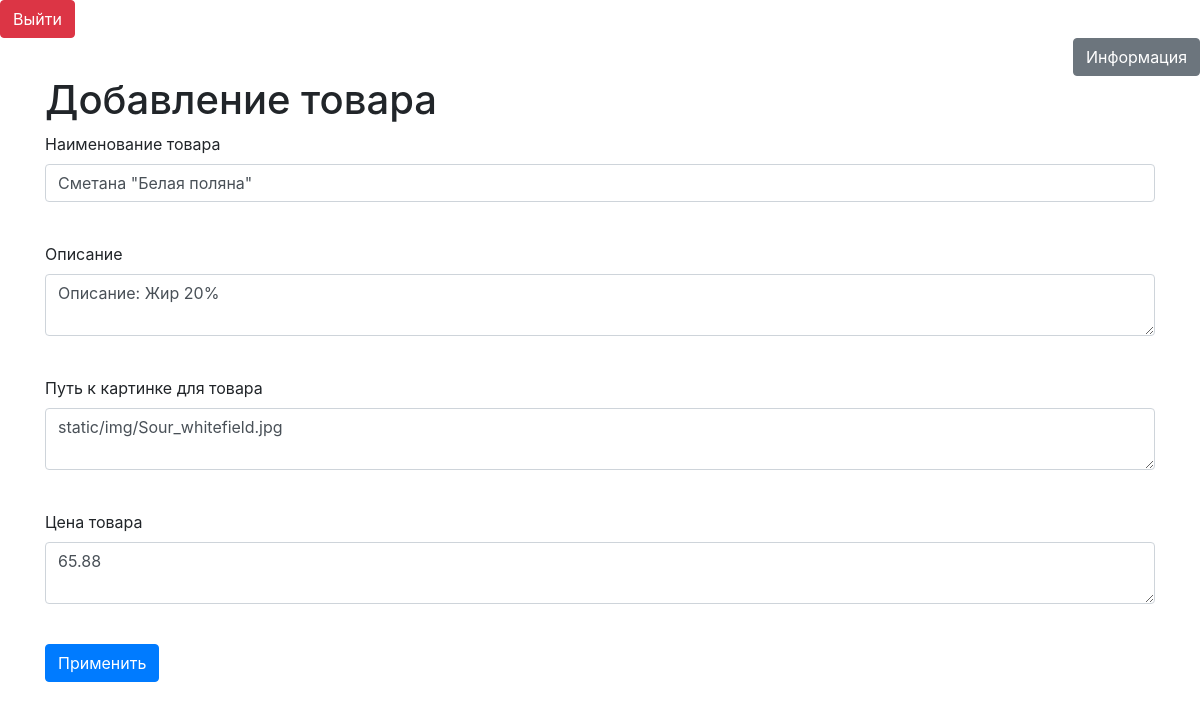
Page /products/3 (signed in) on the committed database.
### data/products.py (models this page shows)
class Products(SqlAlchemyBase):
    __tablename__ = 'products'
    id = sqlalchemy.Column(sqlalchemy.Integer,
                           primary_key=True, autoincrement=True)
    title = sqlalchemy.Column(sqlalchemy.String)
    content = sqlalchemy.Column(sqlalchemy.String)
    src = sqlalchemy.Column(sqlalchemy.String, nullable=True)
    price = sqlalchemy.Column(sqlalchemy.Float, nullable=True)

### main.py (the view, shortened to what this page needs)
@app.route('/products/<int:id>', methods=['GET', 'POST'])
@login_required
def edit_products(id):
    form = ProductForm()
    if request.method == "GET":
        db_sess = db_session.create_session()
        products = db_sess.query(Products).filter(Products.id == id).first()
        if products:
            form.title.data = products.title
            form.content.data = products.content
            form.src.data = products.src
            form.price.data = products.price
        else:
            abort(404)
    return render_template('products.html',
                           title='Редактирование информации о товаре',
                           form=form
                           )

### forms/products.py
class ProductForm(FlaskForm):
    title = StringField('Наименование товара', validators=[DataRequired()])
    content = TextAreaField("Описание", validators=[DataRequired()])
    src = TextAreaField("Путь к картинке для товара", validators=[DataRequired()])
    price = TextAreaField("Цена товара", validators=[DataRequired()])
    submit = SubmitField('Применить', validators=[DataRequired()])

### data/db_session.py (called while the page is built)
def create_session() -> Session:
    global __factory
    return __factory()

### main.py (called while the page is built)
@login_manager.user_loader
def load_user(user_id):
    db_sess = db_session.create_session()
    return db_sess.query(User).get(user_id)

### templates/products.html (shortened to what this page needs)
{% extends "base.html" %}
{% block content %}
<h1>Добавление товара</h1>
<form action="" method="post">
    <p>
        {{ form.title.label }}<br>
        {{ form.title(class="form-control") }}<br>
    </p>
    <p>
        {{ form.content.label }}<br>
        {{ form.content(class="form-control") }}<br>
    </p>
    <p>
        {{ form.src.label }}<br>
        {{ form.src(class="form-control") }}<br>
    </p>
    <p>
        {{ form.price.label }}<br>
        {{ form.price(class="form-control") }}<br>
    </p>
    <p>{{ form.submit(type="submit", class="btn btn-primary") }}</p>
</form>
{% endblock %}

### templates/base.html (style rules this page uses)
body { background: url(static/img/bg.png) no-repeat ; background-size: 100% 100%; }

### rows in the picture
Products: title "Сметана \"Белая поляна\"", content "Описание: Жир 20%", src "static/img/Sour_whitefield.jpg", price "65.88"
